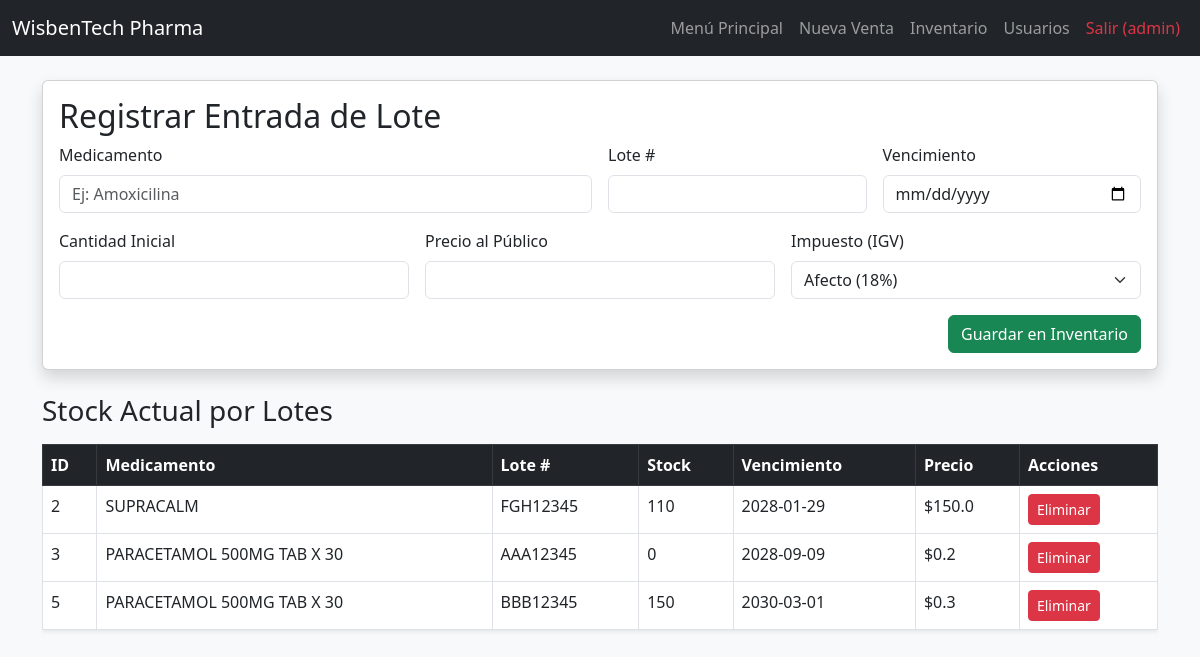
The page /gestion_inventario (signed in) on the database as committed earlier.
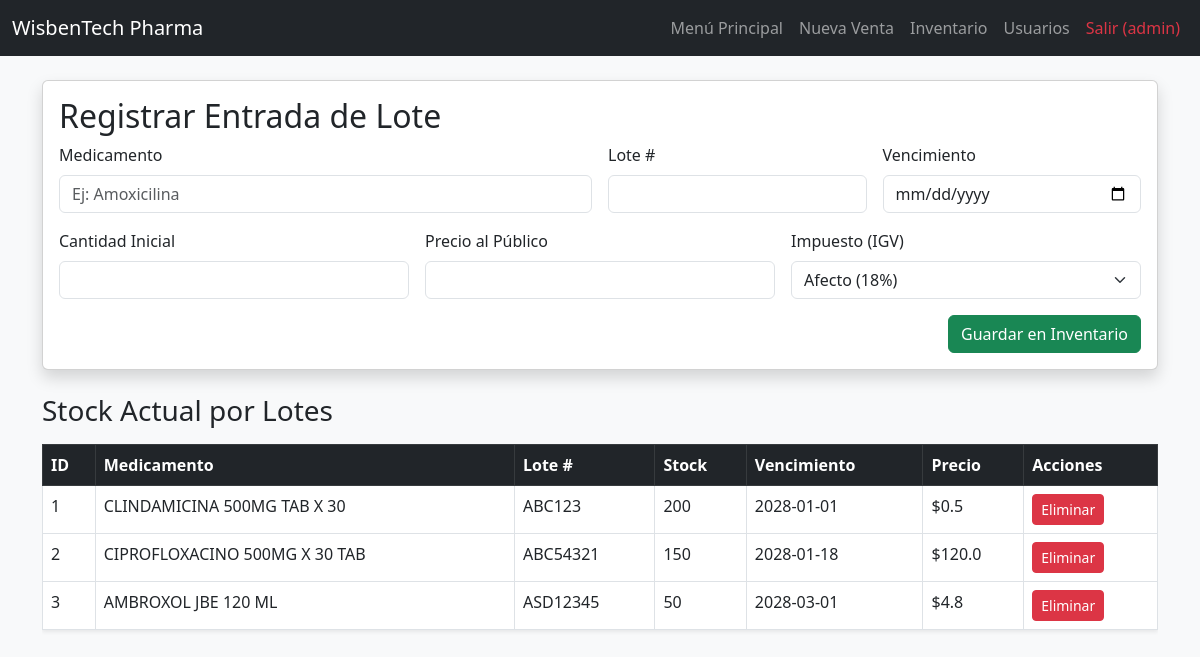
The same page on the database as committed later.
### tables this page shows
CREATE TABLE lotes (
            id INTEGER PRIMARY KEY AUTOINCREMENT,
            producto_id INTEGER,
            codigo_lote TEXT NOT NULL,
            stock INTEGER NOT NULL,
            fecha_vence DATE NOT NULL,
            precio REAL,
            FOREIGN KEY (producto_id) REFERENCES productos (id)
        );

CREATE TABLE productos (
            id INTEGER PRIMARY KEY AUTOINCREMENT,
            nombre TEXT NOT NULL UNIQUE
        , afecto_igv INTEGER DEFAULT 1);

### app.py (the view)
@app.route('/gestion_inventario')
@login_requerido
def gestion_inventario():
    if session.get('rol') != 'admin':
        return "Acceso denegado"
    conexion = conectar_db()
    cursor = conexion.cursor()
    query = '''
        SELECT l.id, p.nombre, l.codigo_lote, l.stock, l.fecha_vence, l.precio
        FROM lotes l
        JOIN productos p ON l.producto_id = p.id
    '''
    cursor.execute(query)
    lista_lotes = cursor.fetchall()
    conexion.close()
    hoy = date.today().strftime('%Y-%m-%d')
    return render_template('inventario_tabla.html', medicamentos=lista_lotes, fecha_actual=hoy)

### app.py (called while the page is built)
def conectar_db():
    conexion = sqlite3.connect('farmacia.db')
    return conexion

def login_requerido(f):
    @wraps(f)
    def decorated_function(*args, **kwargs):
        if 'usuario_id' not in session:
            return redirect('/login')
        return f(*args, **kwargs)
    return decorated_function

### templates/inventario_tabla.html (shortened to what this page needs)
{% extends "base.html" %}
    {% block content %}
        <section class="card shadow mb-4">
            <div class="card-body">
                <h2 class="card-title">Registrar Entrada de Lote</h2>
                <form action="/agregar" method="POST" class="row g-3">
                    <div class="col-md-6">
                        <label class="form-label">Medicamento</label>
                        <input type="text" name="nombre" class="form-control" placeholder="Ej: Amoxicilina" required>
                    </div>
                    <div class="col-md-3">
                        <label class="form-label">Lote #</label>
                        <input type="text" name="lote" class="form-control" required>
                    </div>
                    <div class="col-md-3">
                        <label class="form-label">Vencimiento</label>
                        <input type="date" name="vencimiento" class="form-control" required>
                    </div>
                    <div class="col-md-4">
                        <label class="form-label">Cantidad Inicial</label>
                        <input type="number" name="cantidad" class="form-control" required>
                    </div>
                    <div class="col-md-4">
                        <label class="form-label">Precio al Público</label>
                        <input type="number" step="0.01" name="precio" class="form-control" required>
                    </div>
                    <div class="col-md-4">
                        <label class="form-label">Impuesto (IGV)</label>
                        <select name="afecto_igv" class="form-select">
                            <option value="1" selected>Afecto (18%)</option>
                        </select>
                    </div>
                    <div class="col-12 text-end">
                        <button type="submit" class="btn btn-success">Guardar en Inventario</button>
                    </div>
                </form>
            </div>
        </section>
        <section>
            <h3 class="mb-3">Stock Actual por Lotes</h3>
            <div class="table-responsive">
                <table class="table table-hover table-bordered bg-white shadow-sm">
                    <thead class="table-dark">
                        <tr>
                            <th>ID</th>
                            <th>Medicamento</th>
                            <th>Lote #</th>
                            <th>Stock</th>
                            <th>Vencimiento</th>
                            <th>Precio</th>
                            <th>Acciones</th>
                        </tr>
                    </thead>
                    <tbody>
                        {% for med in medicamentos %}
                        <tr class="{% if fecha_actual and med[4] < fecha_actual %}table-danger{% endif %}">
                            <td>{{ med[0] }}</td>
                            <td>{{ med[1] }}</td>
                            <td>{{ med[2] }}</td>
                            <td>{{ med[3] }}</td>
                            <td>{{ med[4] }}</td>
                            <td>${{ med[5] }}</td>
                            <td>
                                <a href="/eliminar/{{ med[0] }}" class="btn btn-danger btn-sm">Eliminar</a>
                            </td>
                        </tr>
                        {% endfor %}
                    </tbody>
                </table>
            </div>
        </section>
        {% endblock %}

### templates/base.html (shortened to what this page needs)
<!DOCTYPE html>
<html lang="es">
<head>
    <link href="https://cdn.jsdelivr.net/npm/bootstrap@5.3.0/dist/css/bootstrap.min.css" rel="stylesheet">
    <link rel="stylesheet" href="https://cdn.jsdelivr.net/npm/bootstrap-icons@1.11.1/font/bootstrap-icons.css">
</head>
<body class="bg-light">
    <nav class="navbar navbar-expand-lg navbar-dark bg-dark mb-4">
        <div class="container-fluid">
            <a class="navbar-brand" href="/">WisbenTech Pharma</a>
            <div class="navbar-nav">
                <a class="nav-link" href="/">Menú Principal</a>
                <a class="nav-link" href="/ventas">Nueva Venta</a>
                {% if session['rol'] == 'admin' %}
                    <a class="nav-link" href="/gestion_inventario">Inventario</a>
                    <a class="nav-link" href="/crear_usuario">Usuarios</a>
                {% endif %}
                <a class="nav-link text-danger" href="/logout">Salir ({{ session['username'] }})</a>
            </div>
        </div>
    </nav>
    <main class="container">
        {% block content %}{% endblock %}
    </main>
</body>
</html>

Rows that differ between the two databases and show on the page:
removed lotes: id "5", nombre "PARACETAMOL 500MG TAB X 30", codigo_lote "BBB12345", stock "150", fecha_vence "2030-03-01", precio "0.3"
added lotes: id "1", nombre "CLINDAMICINA 500MG TAB X 30", codigo_lote "ABC123", stock "200", fecha_vence "2028-01-01", precio "0.5"
changed lotes id 2: nombre "SUPRACALM" → "CIPROFLOXACINO 500MG X 30 TAB"; codigo_lote "FGH12345" → "ABC54321"; stock "110" → "150"; fecha_vence "2028-01-29" → "2028-01-18"; precio "150.0" → "120.0"
changed lotes id 3: nombre "PARACETAMOL 500MG TAB X 30" → "AMBROXOL JBE 120 ML"; codigo_lote "AAA12345" → "ASD12345"; stock "0" → "50"; fecha_vence "2028-09-09" → "2028-03-01"; precio "0.2" → "4.8"
